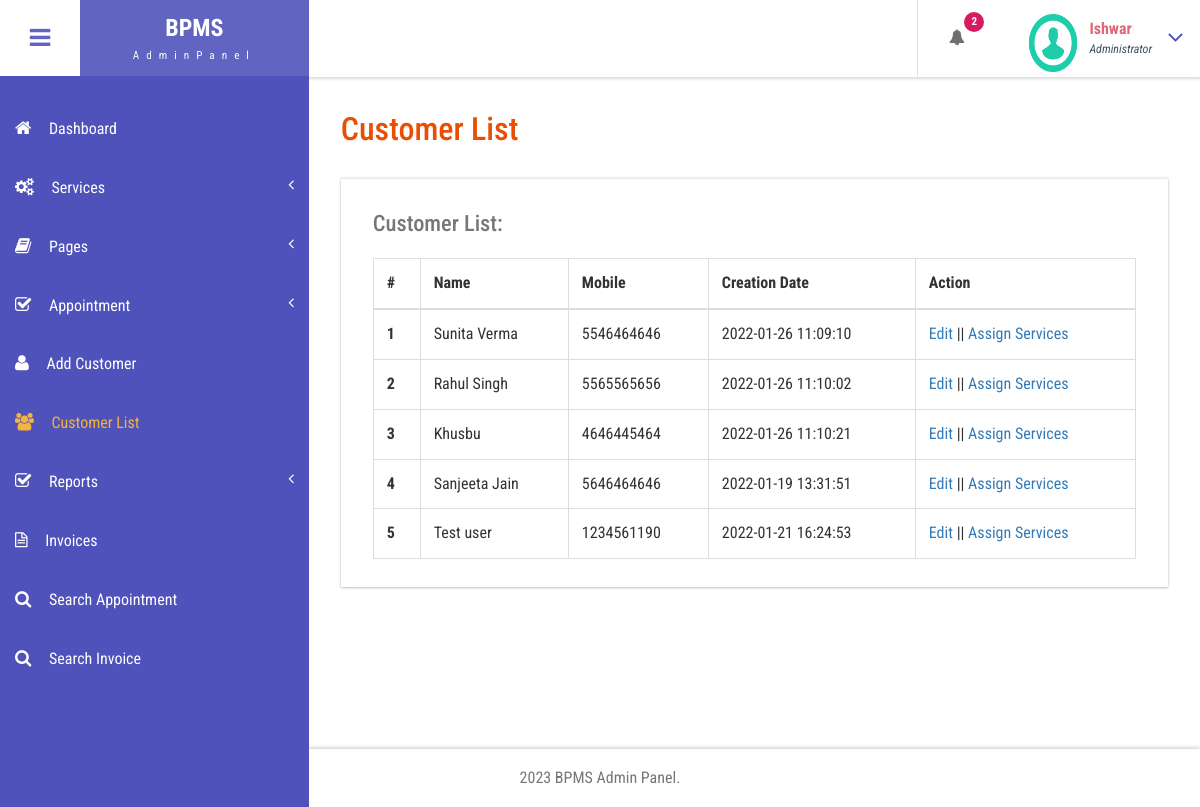
The app's page /admin/customer-list.php (signed in) with its own data.
### tables this page shows
CREATE TABLE `tblcustomers` (
  `ID` int(10) NOT NULL,
  `Name` varchar(120) DEFAULT NULL,
  `Email` varchar(200) DEFAULT NULL,
  `MobileNumber` bigint(11) DEFAULT NULL,
  `Gender` enum('Female','Male','Transgender') DEFAULT NULL,
  `Details` mediumtext DEFAULT NULL,
  `CreationDate` timestamp NULL DEFAULT current_timestamp(),
  `UpdationDate` timestamp NULL DEFAULT NULL ON UPDATE current_timestamp()
);

### admin/customer-list.php (the view, shortened to what this page needs)
<?php
include('includes/dbconnection.php');
if (strlen($_SESSION['bpmsaid']==0)) {
  header('location:logout.php');
  } else{
  ?>
<!DOCTYPE HTML>
<html>
<head>
<link href="css/bootstrap.css" rel='stylesheet' type='text/css' />
<link href="css/style.css" rel='stylesheet' type='text/css' />
<link href="css/font-awesome.css" rel="stylesheet">
<link href="css/animate.css" rel="stylesheet" type="text/css" media="all">
<link href="css/custom.css" rel="stylesheet">
</head>
<body class="cbp-spmenu-push">
	<div class="main-content">
		 <?php include_once('includes/sidebar.php');?>
		 <?php include_once('includes/header.php');?>
		<div id="page-wrapper">
			<div class="main-page">
				<div class="tables">
					<h3 class="title1">Customer List</h3>
					<div class="table-responsive bs-example widget-shadow">
						<h4>Customer List:</h4>
						<table class="table table-bordered"> <thead> <tr> <th>#</th> <th>Name</th> <th>Mobile</th> <th>Creation Date</th><th>Action</th> </tr> </thead> <tbody>
<?php
$ret=mysqli_query($con,"select *from  tblcustomers");
$cnt=1;
while ($row=mysqli_fetch_array($ret)) {
?>
						 <tr> <th scope="row"><?php echo $cnt;?></th> <td><?php  echo $row['Name'];?></td> <td><?php  echo $row['MobileNumber'];?></td><td><?php  echo $row['CreationDate'];?></td> <td><a href="edit-customer-detailed.php?editid=<?php echo $row['ID'];?>">Edit</a>  ||  <a href="add-customer-services.php?addid=<?php echo $row['ID'];?>">Assign Services</a></td> </tr>   <?php
$cnt=$cnt+1;
}?></tbody> </table>
					</div>
				</div>
			</div>
		</div>
		 <?php include_once('includes/footer.php');?>
	</div>
</body>
</html>
<?php }  ?>

### admin/includes/header.php (shortened to what this page needs)
<div class="sticky-header header-section ">
      <div class="header-left">
        <button id="showLeftPush"><i class="fa fa-bars"></i></button>
        <div class="logo">
          <a href="index.html">
            <h1>BPMS</h1>
            <span>AdminPanel</span>
          </a>
        </div>
      </div>
      <div class="header-right">
        <div class="profile_details_left">
          <ul class="nofitications-dropdown">
            <?php
$ret1=mysqli_query($con,"select ID,Name from  tblappointment where Status=''");
$num=mysqli_num_rows($ret1);
?>
            <li class="dropdown head-dpdn">
              <a href="#" class="dropdown-toggle" data-toggle="dropdown" aria-expanded="false"><i class="fa fa-bell"></i><span class="badge blue"><?php echo $num;?></span></a>
            </li>
          </ul>
          <div class="clearfix"> </div>
        </div>
        <div class="profile_details">
        <?php
$adid=$_SESSION['bpmsaid'];
$ret=mysqli_query($con,"select AdminName from tbladmin where ID='$adid'");
$row=mysqli_fetch_array($ret);
$name=$row['AdminName'];
?>
          <ul>
            <li class="dropdown profile_details_drop">
              <a href="#" class="dropdown-toggle" data-toggle="dropdown" aria-expanded="false">
                <div class="profile_img">
                  <span class="prfil-img"><img src="images/download (1).png" alt="" width="50" height="60"> </span>
                  <div class="user-name">
                    <p><?php echo $name; ?></p>
                    <span>Administrator</span>
                  </div>
                  <i class="fa fa-angle-down lnr"></i>
                  <div class="clearfix"></div>
                </div>
              </a>
            </li>
          </ul>
        </div>
      </div>
      <div class="clearfix"> </div>
    </div>

### admin/css/style.css (style rules this page uses)
h4, h5, h6, h1, h2, h3 { margin: 0; }
ul, ol { margin: 0; }
p { margin: 0; }
html, body { font-family: 'Roboto Condensed', sans-serif; font-size: 100%; overflow-x: hidden; background: #fff; }
body a { transition: 0.5s all ease; -webkit-transition: 0.5s all ease; -moz-transition: 0.5s all ease; -o-transition: 0.5s all ease; -ms-transition: 0.5s all ease; text-decoration:none; }
h1,h2,h3,h4,h5,h6 { margin:0; }
p { margin:0; }
ul,label { margin:0; padding:0; }
.main-content { position: relative; }
.sticky-header { position: fixed; top: 0; left:0px; width: 100%; z-index: 100; }
.header-section { background:#FFF; box-shadow: 1px 1px 4px rgba(0, 0, 0, 0.21); -webkit-box-shadow: 1px 1px 4px rgba(0, 0, 0, 0.21); -moz-box-shadow: 1px 1px 4px rgba(0, 0, 0, 0.21); -o-box-shadow: 1px 1px 4px rgba(0, 0, 0, 0.21); }
.header-section::after { clear: both; display: block; content: ''; }
.header-left { float: left; width: 45%; }
.header-right { float: right; }
button#showLeftPush { font-size: 1.5em; width: 80px; padding: 0.87em 0; text-align: center; cursor: pointer; float: left; color: #6F6F6F; -moz-transition: all 0.2s ease-out 0s; -webkit-transition: all 0.2s ease-out 0s; transition: all 0.2s ease-out 0s; border: none; background-color: #fff; outline:none; }
.cbp-spmenu-push { overflow-x: hidden; position: relative; }
.cbp-spmenu, .cbp-spmenu-push { -webkit-transition: all 0.3s ease; -moz-transition: all 0.3s ease; transition: all 0.3s ease; }
.cbp-spmenu-push div#page-wrapper { margin: 0 0 0 19.3em; transition:.5s all; -webkit-transition:.5s all; -moz-transition:.5s all; }
.fa { display: inline-block; font-family: FontAwesome; font-style: normal; font-weight: normal; line-height: 1; -webkit-font-smoothing: antialiased; -moz-osx-font-smoothing: grayscale; }
.logo { background: #6164C1; text-align: center; float: left; }
.logo a { padding: 0.9em 3.3em .7em; display: block; text-decoration: none; }
.logo a h1 { color: #fff; font-size: 1.5em; line-height: 1.2em; font-weight: 700; }
.logo a span { color: #F8F8F8; font-size: .7em; text-align: center; letter-spacing: 7px; }
.profile_details_left { float: left; }
li.dropdown.head-dpdn { display: inline-block; padding: 1.7em 0; border-left: 1px solid #E0E0E0; float: left; }
li.dropdown.head-dpdn a.dropdown-toggle { padding: 1.7em 2em; }
i.fa.fa-bell { color:#6F6F6F; }
.header-right span.badge { font-size: 11px; font-weight: bold; color: #FFF; background: #8BC34A; line-height: 15px; width: 20px; height: 20px; border-radius: 2em; -webkit-border-radius: 2em; -moz-border-radius: 2em; -o-border-radius: 2em; text-align: center; display: inline-block; position: absolute; top: 16%; padding: 2px 0 0; }
.header-right span.blue { background-color:#D81B60; }
.profile_details { float: right; }
.profile_details_drop a.dropdown-toggle { display:block; padding: 0.8em 3em 0 2em; }
.profile_img span.prfil-img { float:left; }
.user-name { float:left; margin-top:8px; margin-left:11px; height:35px; }
.profile_details ul li { list-style-type:none; position:relative; }
.profile_details li a i.fa.lnr { position: absolute; top: 34%; right: 8%; color: #4F52BA; font-size: 1.6em; }
.user-name p { font-size:1em; color:#DD6777; line-height:1em; font-weight:700; }
.user-name span { font-size: .75em; font-style: italic; color: #424f63; font-weight: normal; margin-top: .3em; }
.widget-shadow { background-color: #fff; box-shadow: 0 -1px 3px rgba(0,0,0,.12),0 1px 2px rgba(0,0,0,.24); -webkit-box-shadow: 0 -1px 3px rgba(0,0,0,.12),0 1px 2px rgba(0,0,0,.24); -moz-box-shadow: 0 -1px 3px rgba(0,0,0,.12),0 1px 2px rgba(0,0,0,.24); }
h3.title1 { font-size: 2em; color: #e94e02; margin-bottom: 0.8em; }
.table > thead > tr > th, .table > tbody > tr > th, .table > tfoot > tr > th, .table > thead > tr > td, .table > tbody > tr > td, .table > tfoot > tr > td { border-top: none; }
.tables h4 { font-size: 1.4em; margin-bottom: 1em; color: #777777; }
.tables .panel-body ,.tables .bs-example { padding: 2em 2em 0.5em; }
.tables .table > thead > tr > th, .tables .table > tbody > tr > th, .tables .table > tfoot > tr > th, .tables .table > thead > tr > td, .tables .table > tbody > tr > td, .tables .table > tfoot > tr > td { padding: 13px; border-top: 1px solid #E0E0E0; }
.bs-example { margin-top: 2em; }

### admin/css/custom.css (style rules this page uses)
#page-wrapper { padding:7em 2em 2.5em; background-image:url(background-image: url('images/be.jpg'); }

### records on screen
tblcustomers: Name "Sunita Verma", MobileNumber "5546464646", CreationDate "2022-01-26 11:09:10"
tblcustomers: Name "Rahul Singh", MobileNumber "5565565656", CreationDate "2022-01-26 11:10:02"
tblcustomers: Name "Khusbu", MobileNumber "4646445464", CreationDate "2022-01-26 11:10:21"
tblcustomers: Name "Sanjeeta Jain", MobileNumber "5646464646", CreationDate "2022-01-19 13:31:51"
tblcustomers: Name "Test user", MobileNumber "1234561190", CreationDate "2022-01-21 16:24:53"

### other values on screen
$num "2"
$name "Ishwar"
